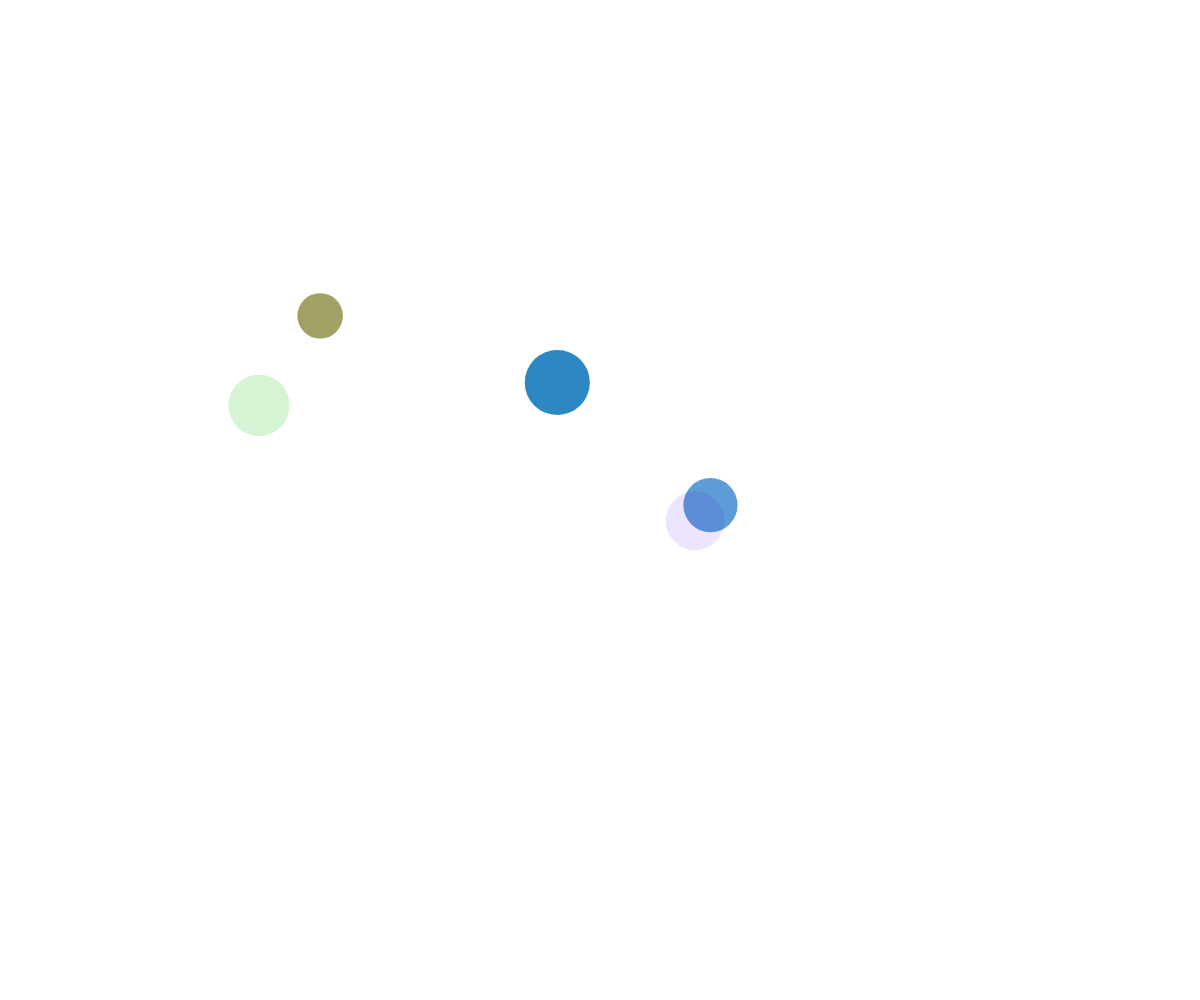
Frame 1 (no input)
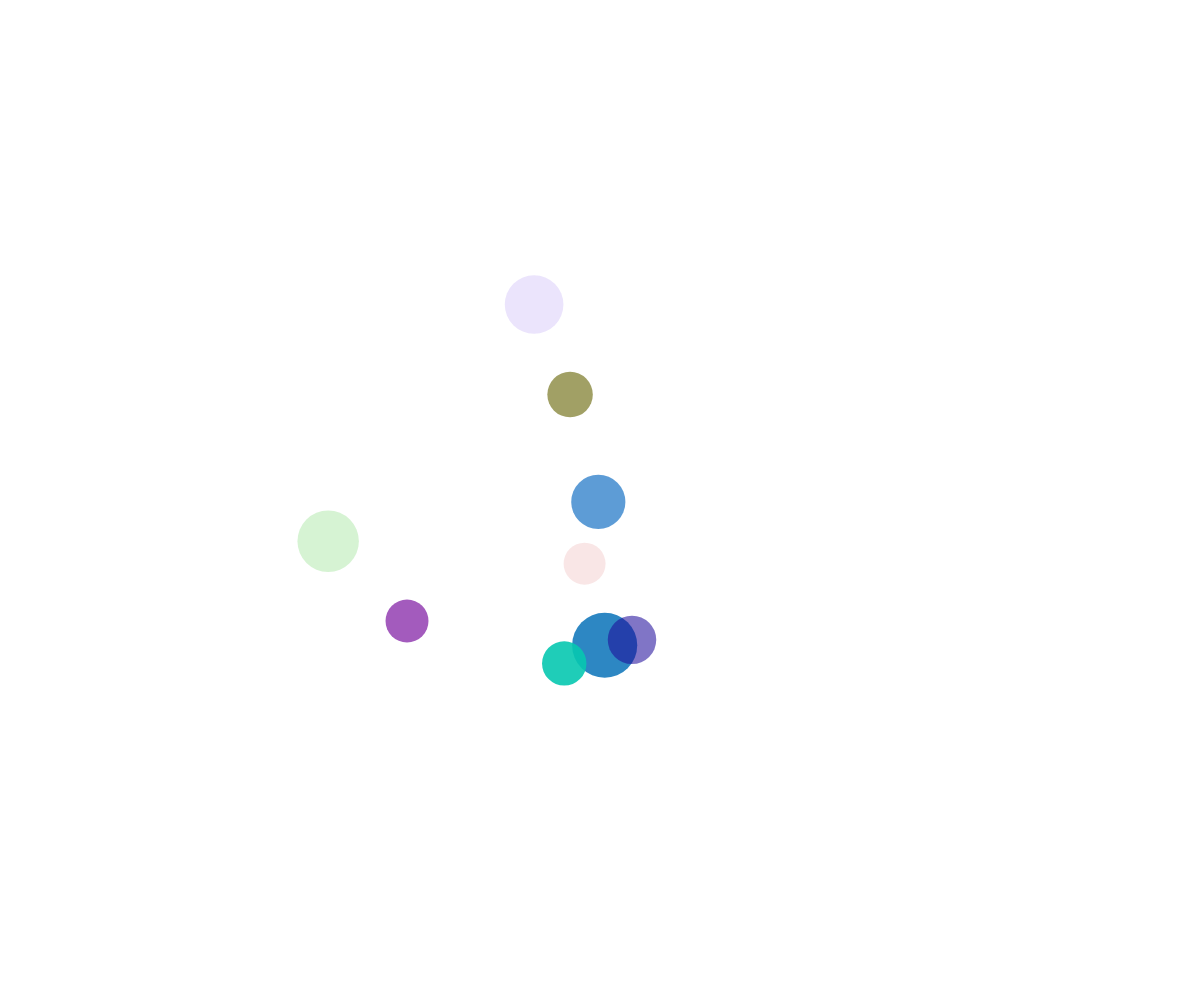
Frame 60 (no input)
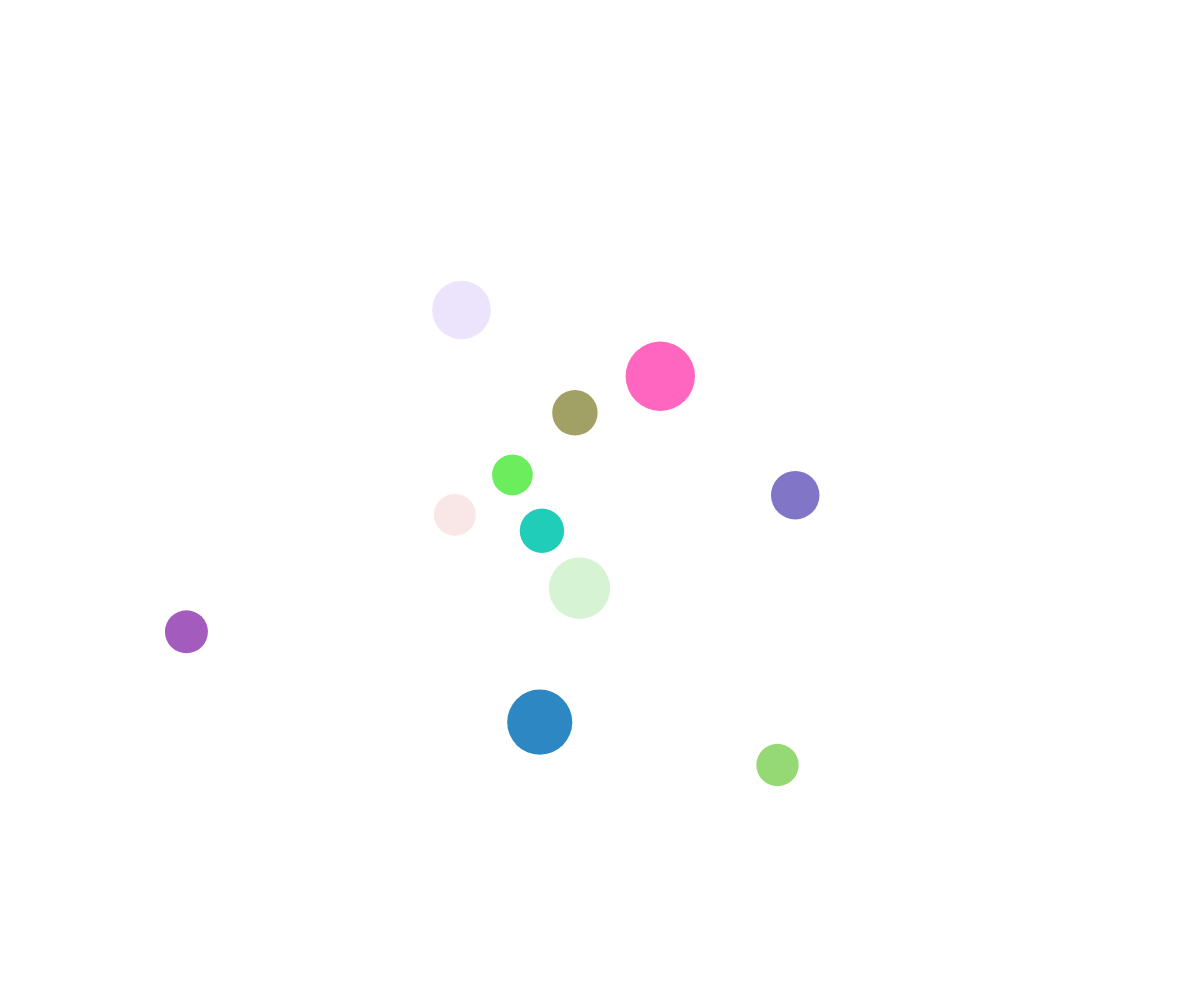
Frame 120 (the mouse pressed at the canvas centre since frame 60)

The p5.js sketch that drew these frames (run headless with seeded random() and noise() and a simulated clock; from frame 60 on, the mouse is pressed at the canvas centre):

// p5.js sketch
// ── sketch.js
// Bubble Movement demo
// Object Notation and arrays
// March 25th, 2024

let theBubbles = [];

function setup() {
  createCanvas(windowWidth, windowHeight);
  noStroke();

  for (let i = 0; i < 5; i ++) {
    spawnBubble();
  }

  // spawn a neew bubble every half second
  window.setInterval(spawnBubble, 500);
}

function draw() {
  background(255);

  // move bubbles with noise
  moveBubblesWithNoise();
  displayBubbles();
}

function mousePressed() {
  for (let i = theBubbles.length - 1; i >= 0; i --) {
    if (clickedInBubble(mouseX, mouseY, theBubbles[i])) {
      // kill the bubble
      theBubbles.splice(i, 1);
    }
  }
}

function clickedInBubble(x, y, someBubble) {
  let distanceAway = dist(x, y, someBubble.x, someBubble.y);
  let radius = someBubble.size / 2;
  return  distanceAway < radius;
}

function spawnBubble() {
  let someBubble = {
    size: random(40, 70),
    x: random(width),
    y: random(height),
    speed: 3, 
    r: random(255),
    g: random(255), 
    b: random(255),
    a: random(255), // opacity (alpha)
    timeX: random(100000),
    timeY: random(100000),
    deltaTime: 0.005,
  };

  theBubbles.push(someBubble);
}

function displayBubbles() {
  for (let bubble of theBubbles) {
    fill(bubble.r, bubble.g, bubble.b, bubble.a);
    circle(bubble.x, bubble.y, bubble.size);
  }
}

function moveBubblesRandomly() {
  for (let bubble of theBubbles) {
    let choice = random(100);
    if (choice < 25) {
      // move up
      bubble.y += bubble.speed;
    }
    else if (choice < 50) {
      // move down
      bubble.y -= bubble.speed;
    }
    else if (choice < 75) {
      // move left
      bubble.x -= bubble.speed;
    }
    else {
      // move right
      bubble.x += bubble.speed;
    }
  }
}

function moveBubblesWithNoise() {
  for (let bubble of theBubbles) {
    // find where to be
    let x = noise(bubble.timeX) * width;
    let y = noise(bubble.timeY) * height;

    // set bubble location
    bubble.x = x;
    bubble.y = y;

    // increment time
    bubble.timeX += bubble.deltaTime;
    bubble.timeY += bubble.deltaTime;
  }
}
